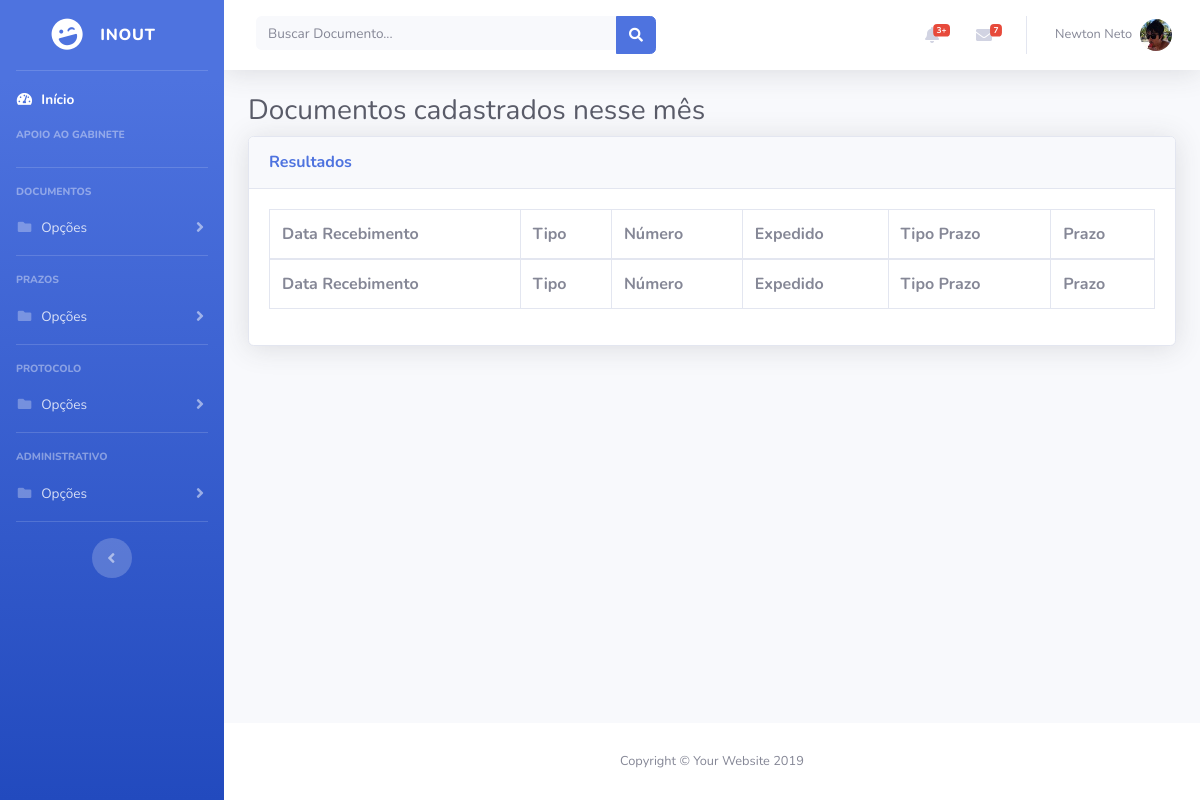
/listar_documentos_do_mes (signed in), run on an earlier commit of the app's database.
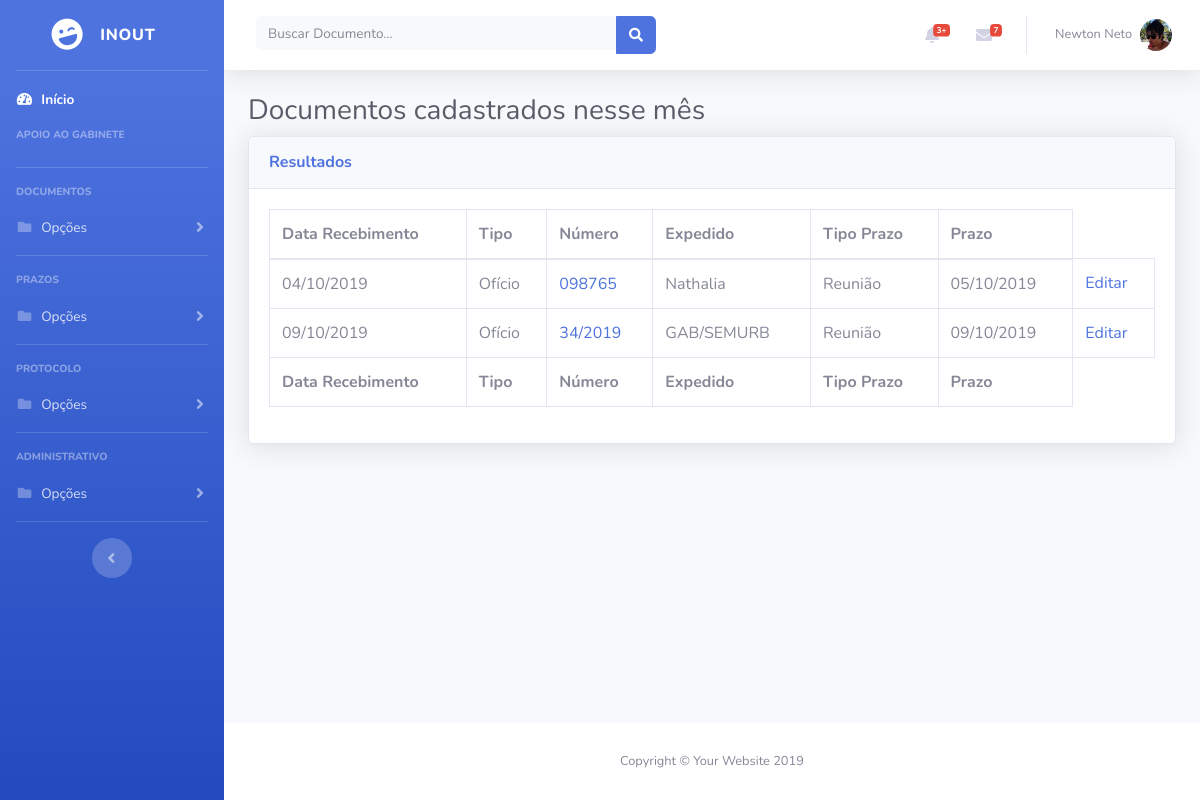
And on a later commit of the database.
### inout/models.py (models this page shows, shortened)
class Documento(models.Model):
	usuario = models.ForeignKey(User, on_delete = models.PROTECT)
	processo = models.ForeignKey(Processo, on_delete = models.SET_NULL, null = True)
	data_de_recebimento = models.DateTimeField('Data de Entrada')
	tipos_choices = [
		(1, 'Carta'),
		(2, 'Convite'),
		(3, 'Documento'),
		(4, 'Email'),
		(5, 'Mandado de Intimação'),
		(6, 'Memorando'),
		(7, 'Memorando Circular'),
		(8, 'Movimentação da Solicitação'),
		(9, 'Notificação'),
		(10, 'Ofício'),
		(11, 'Ofício Circular'),
		(12, 'Requerimento'),
		(13, 'Outro'),
	]
	tipo = models.IntegerField(choices = tipos_choices, default = 10)
	numero = models.CharField(max_length = 30)
	emissor = models.CharField(max_length = 150)
	assunto = models.CharField(max_length = 1000)
	despacho = models.CharField(max_length = 200)
	entrega_pessoal = models.BooleanField(default = False)
	def tipo_do_documento(self):
		return self.tipos_choices[self.tipo][1]

class Prazo(models.Model):
	documento = models.ForeignKey(Documento, on_delete = models.CASCADE)
	tipos_choices = [
		(1, 'Audiência'),
		(2, 'Audiência Pública'),
		(3, 'Evento'),
		(4, 'Resposta'),
		(5, 'Reunião'),
		(6, 'Outro'),
	]
	tipo = models.IntegerField(choices = tipos_choices, default = 4)
	vencimento = models.DateTimeField('Prazo')
	encerrado = models.BooleanField(default = False)
	dilacao = models.BooleanField(default = False)
	quantidade_de_dilacoes = models.IntegerField(default = 0)

### inout/views.py (the view)
# urls.py: path('listar_documentos_do_mes', views.listar_documentos_do_mes, name = 'listar_documentos_do_mes'),
@login_required
def listar_documentos_do_mes(request):
	feitos_mes = documentos_do_mes()
	contexto = {
		'titulo': "Documentos cadastrados nesse mês",
		'lista_de_documentos': feitos_mes,
	}
	return render(request, 'inout/listardocumentos.html', contexto)

### inout/views.py (called while the page is built)
def documentos_do_mes():
	feitos_mes = Documento.objects.filter(data_de_recebimento__month = datetime.date.today().month)
	return feitos_mes

### templates/inout/listardocumentos.html
{% load staticfiles %}
{% include "header.html" %}
        <div class="container-fluid">
          <h1 class="h3 mb-2 text-gray-800">{{ titulo }}</h1>
          <div class="card shadow mb-4">
            <div class="card-header py-3">
              <h6 class="m-0 font-weight-bold text-primary">Resultados</h6>
            </div>
            <div class="card-body">
              <div class="table-responsive">
                <table class="table table-bordered" id="dataTable" width="100%" cellspacing="0">
                  <thead>
                    <tr>
                      <th>Data Recebimento</th>
                      <th>Tipo</th>
                      <th>Número</th>
                      <th>Expedido</th>
                      <th>Tipo Prazo</th>
                      <th>Prazo</th>
                    </tr>
                  </thead>
                  <tfoot>
                    <tr>
                      <th>Data Recebimento</th>
                      <th>Tipo</th>
                      <th>Número</th>
                      <th>Expedido</th>
                      <th>Tipo Prazo</th>
                      <th>Prazo</th>
                    </tr>
                  </tfoot>
                  <tbody>
                    {% for documento in lista_de_documentos %}
                      <tr>
                        <td>{{ documento.data_de_recebimento|date:'d/m/Y' }}</td>
                        <td>{{ documento.tipo_do_documento }}</a></td>
                        <td><a href="{% url 'inout:detalhesdocumento' documento.id %}">{{ documento.numero }}</a></td>
                        <td>{{ documento.emissor }}</td>
                        <td>{% for prazo in documento.prazo_set.all %}
                            {{ prazo.tipo }}
                          <br/>
                        {% endfor %}</td>
                        <td>{% for prazo in documento.prazo_set.all %}
                          {{ prazo.vencimento|date:'d/m/Y' }}
                          <br/>
                        {% endfor %}</td>
                        <td><a href="{% url 'inout:editar_documento' documento.id %}">Editar</a></td>
                      </tr>
                    {% endfor %}
                  </tbody>
                </table>
              </div>
            </div>
          </div>
        </div>
      </div>
{% include "footer.html" %}

What changed in the data, as far as the page shows it:
now on this page (row edited): Documento: data_de_recebimento "04/10/2019", tipo_do_documento "Ofício", numero "098765", emissor "Nathalia"
now on this page (row edited): Prazo: tipo "Reunião", vencimento "05/10/2019"
now on this page (row edited): Documento: data_de_recebimento "09/10/2019", tipo_do_documento "Ofício", numero "34/2019", emissor "GAB/SEMURB"
now on this page (row edited): Prazo: tipo "Reunião", vencimento "09/10/2019"
